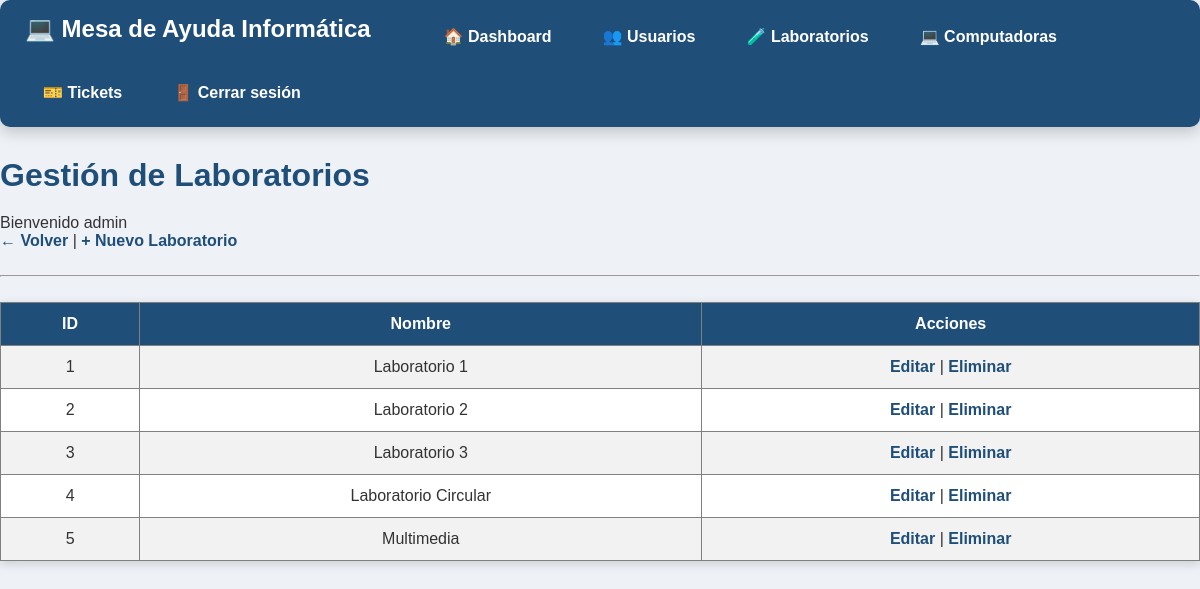
The app's page /administrativo/laboratorios.php (signed in) with its own data.
### tables this page shows
CREATE TABLE `laboratorios` (
  `id_laboratorio` int(11) NOT NULL,
  `nombre` varchar(50) NOT NULL
);

### administrativo/laboratorios.php (the view, shortened to what this page needs)
<?php
include("../conexion/conexion.php");
$sql = "SELECT * FROM laboratorios ORDER BY nombre";
$resultado = mysqli_query($conexion,$sql);
?>
<!DOCTYPE html>
<html lang="es">
<head>
<link rel="stylesheet" href="../css/estilos.css">
</head>
<body>
<?php include("../includes/menu_admin.php"); ?>
<h1>Gestión de Laboratorios</h1>
<p>
Bienvenido
<?php echo $_SESSION["nombre"]; ?>
</p>
<a href="inicio.php">
← Volver
</a>
|
<a href="crear_laboratorio.php">
+ Nuevo Laboratorio
</a>
<hr>
<table border="1" cellpadding="10">
<tr>
<th>ID</th>
<th>Nombre</th>
<th>Acciones</th>
</tr>
<?php
while($fila=mysqli_fetch_assoc($resultado)){
?>
<tr>
<td>
<?php echo $fila["id_laboratorio"]; ?>
</td>
<td>
<?php echo $fila["nombre"]; ?>
</td>
<td>
<a href="editar_laboratorio.php?id=<?php echo $fila["id_laboratorio"]; ?>">
Editar
</a>
|
<a
href="eliminar_laboratorio.php?id=<?php echo $fila["id_laboratorio"]; ?>"
onclick="return confirm('¿Eliminar laboratorio?');">
Eliminar
</a>
</td>
</tr>
<?php
}
?>
</table>
</body>
</html>

### css/estilos.css (style rules this page uses)
* { margin:0; padding:0; box-sizing:border-box; font-family:Arial, Helvetica, sans-serif; }
body { background:#eef2f7; color:#333; font-family:Arial, Helvetica, sans-serif; }
h1 { color:#1f4e79; margin-bottom:20px; }
a { color:#1f4e79; text-decoration:none; font-weight:bold; }
table { width:100%; border-collapse:collapse; margin-top:20px; background:white; box-shadow:0px 3px 10px rgba(0,0,0,.15); }
table th { background:#1f4e79; color:white; padding:12px; }
table td { padding:12px; text-align:center; }
table tr:nth-child(even) { background:#f2f2f2; }
hr { margin:25px 0; }

### records on screen
laboratorios: id_laboratorio "1", nombre "Laboratorio 1"
laboratorios: id_laboratorio "2", nombre "Laboratorio 2"
laboratorios: id_laboratorio "3", nombre "Laboratorio 3"
laboratorios: id_laboratorio "4", nombre "Laboratorio Circular"
laboratorios: id_laboratorio "5", nombre "Multimedia"

### other values on screen
$_SESSION["nombre"] "admin"
